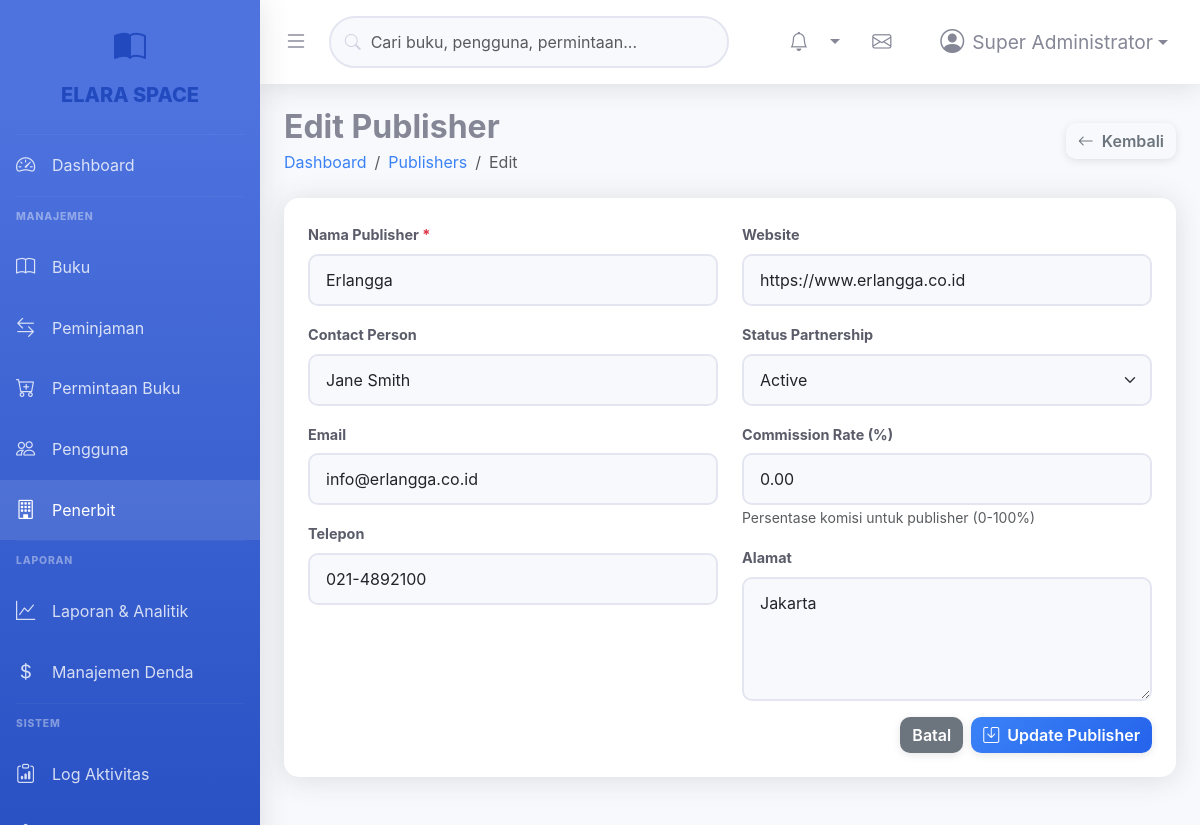
Screenshot of /admin/publishers/edit.php?id=2 (signed in) with the database file from the repository.
### tables this page shows
CREATE TABLE users (
    id INT PRIMARY KEY AUTO_INCREMENT,
    university_id INT NOT NULL,
    user_code VARCHAR(20) UNIQUE NOT NULL,
    name VARCHAR(100) NOT NULL,
    email VARCHAR(100) UNIQUE NOT NULL,
    password VARCHAR(255) NOT NULL,
    role ENUM('admin', 'mahasiswa', 'dosen', 'staff', 'super_admin') DEFAULT 'mahasiswa',
    phone VARCHAR(20),
    address TEXT,
    profile_photo VARCHAR(255),
    status ENUM('active', 'inactive', 'suspended') DEFAULT 'active',
    created_at TIMESTAMP DEFAULT CURRENT_TIMESTAMP,
    updated_at TIMESTAMP DEFAULT CURRENT_TIMESTAMP ON UPDATE CURRENT_TIMESTAMP,
    FOREIGN KEY (university_id) REFERENCES universities(id) ON DELETE CASCADE,
    INDEX idx_email (email),
    INDEX idx_role (role),
    INDEX idx_university (university_id)
);

CREATE TABLE publishers (
    id INT PRIMARY KEY AUTO_INCREMENT,
    name VARCHAR(100) NOT NULL,
    contact_person VARCHAR(100),
    email VARCHAR(100),
    phone VARCHAR(20),
    address TEXT,
    website VARCHAR(255),
    partnership_status ENUM('active', 'pending', 'inactive') DEFAULT 'active',
    commission_rate DECIMAL(5,2) DEFAULT 0.00,
    created_at TIMESTAMP DEFAULT CURRENT_TIMESTAMP,
    INDEX idx_status (partnership_status)
);

### config/Database.php (called while the page is built, shortened)
<?php
class Database {
    private $host = "localhost";
    private $db_name = "elara_space";
    private $username = "root";
    private $password = "root";
    private $charset = "utf8mb4";
    public $conn;
    public function getConnection() {
        $this->conn = null;
        try {
            $dsn = "mysql:host=" . $this->host . ";dbname=" . $this->db_name . ";charset=" . $this->charset;
            $options = [
                PDO::ATTR_ERRMODE => PDO::ERRMODE_EXCEPTION,
                PDO::ATTR_DEFAULT_FETCH_MODE => PDO::FETCH_ASSOC,
                PDO::ATTR_EMULATE_PREPARES => false,
                PDO::MYSQL_ATTR_INIT_COMMAND => "SET NAMES utf8mb4"
            ];
            $this->conn = new PDO($dsn, $this->username, $this->password, $options);
        } catch(PDOException $e) {
            echo "Connection Error: " . $e->getMessage();
        }
        return $this->conn;
    }
    public function execute($query, $params = []) {
        try {
            $stmt = $this->conn->prepare($query);
            $result = $stmt->execute($params);
            return $result ? $stmt : false;
        } catch(PDOException $e) {
            error_log("Database Error: " . $e->getMessage());
            error_log("Query: " . $query);
            return false;
        }
    }
    public function fetchOne($query, $params = []) {
        $stmt = $this->execute($query, $params);
        return $stmt ? $stmt->fetch() : null;
    }
}

### config/config.php (called while the page is built, shortened)
<?php
require_once BASE_PATH . '/config/database.php';
function getCurrentUser() {
    $db = new Database();
    $query = "SELECT u.*, uni.name as university_name, uni.code as university_code
              FROM users u
              LEFT JOIN universities uni ON u.university_id = uni.id
              WHERE u.id = ?";
    return $db->fetchOne($query, [$_SESSION['user_id']]);
}

### admin/publishers/edit.php (the view, shortened to what this page needs)
<?php
require_once '../../config/config.php';
$db = new Database();
$publisherId = isset($_GET['id']) ? (int)$_GET['id'] : 0;
$publisher = $db->fetchOne("SELECT * FROM publishers WHERE id = ?", [$publisherId]);
$formData = $publisher;
?>
<!DOCTYPE html>
<html lang="id">
<head>
    <link href="https://cdn.jsdelivr.net/npm/bootstrap@5.3.0/dist/css/bootstrap.min.css" rel="stylesheet">
    <link href="https://cdn.jsdelivr.net/npm/bootstrap-icons@1.10.0/font/bootstrap-icons.css" rel="stylesheet">
    <link href="<?php echo SITE_URL; ?>/assets/css/style.css" rel="stylesheet">
</head>
<body>
    <?php include '../includes/sidebar.php'; ?>
    <div class="main-content">
        <?php include '../includes/topbar.php'; ?>
        <div class="content-wrapper">
            <div class="d-flex justify-content-between align-items-center mb-4">
                <div>
                    <h1 class="h2 fw-bold mb-1">Edit Publisher</h1>
                    <nav aria-label="breadcrumb">
                        <ol class="breadcrumb mb-0">
                            <li class="breadcrumb-item"><a href="<?php echo SITE_URL; ?>/admin/index.php">Dashboard</a></li>
                            <li class="breadcrumb-item"><a href="<?php echo SITE_URL; ?>/admin/publishers/index.php">Publishers</a></li>
                            <li class="breadcrumb-item active">Edit</li>
                        </ol>
                    </nav>
                </div>
                <div>
                    <a href="<?php echo SITE_URL; ?>/admin/publishers/index.php" class="btn btn-outline-secondary">
                        <i class="bi bi-arrow-left me-2"></i>Kembali
                    </a>
                </div>
            </div>
            <div class="card">
                <div class="card-body">
                    <form method="POST">
                        <div class="row">
                            <div class="col-md-6">
                                <div class="mb-3">
                                    <label class="form-label">Nama Publisher <span class="text-danger">*</span></label>
                                    <input type="text" name="name" class="form-control" value="<?php echo htmlspecialchars($formData['name']); ?>" required>
                                </div>
                                <div class="mb-3">
                                    <label class="form-label">Contact Person</label>
                                    <input type="text" name="contact_person" class="form-control" value="<?php echo htmlspecialchars($formData['contact_person'] ?? ''); ?>">
                                </div>
                                <div class="mb-3">
                                    <label class="form-label">Email</label>
                                    <input type="email" name="email" class="form-control" value="<?php echo htmlspecialchars($formData['email'] ?? ''); ?>">
                                </div>
                                <div class="mb-3">
                                    <label class="form-label">Telepon</label>
                                    <input type="text" name="phone" class="form-control" value="<?php echo htmlspecialchars($formData['phone'] ?? ''); ?>">
                                </div>
                            </div>
                            <div class="col-md-6">
                                <div class="mb-3">
                                    <label class="form-label">Website</label>
                                    <input type="url" name="website" class="form-control" value="<?php echo htmlspecialchars($formData['website'] ?? ''); ?>" placeholder="https://">
                                </div>
                                <div class="mb-3">
                                    <label class="form-label">Status Partnership</label>
                                    <select name="partnership_status" class="form-select">
                                        <option value="active" <?php echo $formData['partnership_status'] == 'active' ? 'selected' : ''; ?>>Active</option>
                                    </select>
                                </div>
                                <div class="mb-3">
                                    <label class="form-label">Commission Rate (%)</label>
                                    <input type="number" name="commission_rate" class="form-control" value="<?php echo $formData['commission_rate']; ?>" step="0.01" min="0" max="100">
                                    <small class="text-muted">Persentase komisi untuk publisher (0-100%)</small>
                                </div>
                                <div class="mb-3">
                                    <label class="form-label">Alamat</label>
                                    <textarea name="address" class="form-control" rows="4"><?php echo htmlspecialchars($formData['address'] ?? ''); ?></textarea>
                                </div>
                            </div>
                        </div>
                        <div class="d-flex justify-content-end gap-2">
                            <a href="<?php echo SITE_URL; ?>/admin/publishers/index.php" class="btn btn-secondary">Batal</a>
                            <button type="submit" class="btn btn-primary">
                                <i class="bi bi-save me-2"></i>Update Publisher
                            </button>
                        </div>
                    </form>
                </div>
            </div>
        </div>
    </div>
</body>
</html>

### admin/includes/topbar.php (shortened to what this page needs)
<nav class="topbar">
    <button class="topbar-toggle" id="sidebarToggle" onclick="toggleSidebar()">
        <i class="bi bi-list"></i>
    </button>
    <div class="topbar-search">
        <i class="bi bi-search"></i>
        <input type="text" class="form-control" placeholder="Cari buku, pengguna, permintaan...">
    </div>
    <ul class="topbar-nav">
        <li class="nav-item dropdown">
            <a class="nav-link dropdown-toggle" href="#" id="notificationsDropdown" role="button"
               data-bs-toggle="dropdown" aria-expanded="false">
                <i class="bi bi-bell"></i>
                <?php
                $currentUser = getCurrentUser();
                ?>
            </a>
        </li>
        <li class="nav-item">
            <a class="nav-link" href="<?php echo SITE_URL; ?>/admin/messages.php" title="Pesan">
                <i class="bi bi-envelope"></i>
            </a>
        </li>
        <li class="nav-item dropdown">
            <a class="nav-link dropdown-toggle d-flex align-items-center" href="#" id="userDropdown"
               role="button" data-bs-toggle="dropdown" aria-expanded="false">
                <?php if (!empty($currentUser['profile_photo'])): ?>
                    <img src="<?php echo SITE_URL . '/uploads/profiles/' . $currentUser['profile_photo']; ?>"
                         class="rounded-circle me-2" width="32" height="32" alt="Profile">
                <?php else: ?>
                    <i class="bi bi-person-circle me-2" style="font-size: 1.5rem;"></i>
                <?php endif; ?>
                <span class="d-none d-md-inline"><?php echo $currentUser['name']; ?></span>
            </a>
        </li>
    </ul>
</nav>

### assets/css/style.css (style rules this page uses)
:root { --primary-color: #3B82F6; --primary-dark: #2563EB; --primary-light: #60A5FA; --secondary-color: #858796; --success-color: #10B981; --info-color: #06B6D4; --warning-color: #F59E0B; --danger-color: #EF4444; --light-color: #f8f9fc; --dark-color: #5a5c69; --sidebar-width: 260px; }
* { margin: 0; padding: 0; box-sizing: border-box; }
body { font-family: 'Nunito', -apple-system, BlinkMacSystemFont, 'Segoe UI', Roboto, 'Helvetica Neue', Arial, sans-serif; font-size: 1rem; font-weight: 400; line-height: 1.5; color: #858796; background-color: #f8f9fc; }
h1, h2, h3, h4, h5, h6 { font-weight: 700; color: #5a5c69; }
a { color: var(--primary-color); text-decoration: none; }
.nav-item { position: relative; }
.nav-link { display: flex; align-items: center; padding: 1rem; color: rgba(255, 255, 255, 0.8); text-decoration: none; transition: all 0.3s; }
.nav-link i { font-size: 1.2rem; margin-right: 0.75rem; width: 1.5rem; }
.main-content { margin-left: var(--sidebar-width); transition: margin-left 0.3s; }
.topbar { background-color: white; padding: 1rem 1.5rem; box-shadow: 0 0.15rem 1.75rem 0 rgba(58, 59, 69, 0.15); display: flex; justify-content: space-between; align-items: center; position: sticky; top: 0; z-index: 999; }
.topbar-toggle { background: none; border: none; font-size: 1.5rem; color: #858796; cursor: pointer; }
.topbar-search { position: relative; max-width: 400px; flex: 1; margin: 0 1rem; }
.topbar-search input { border-radius: 2rem; padding-left: 2.5rem; }
.topbar-search i { position: absolute; left: 1rem; top: 50%; transform: translateY(-50%); color: #d1d3e2; }
.topbar-nav { display: flex; align-items: center; gap: 1rem; list-style: none; margin: 0; }
.topbar-nav .nav-item { position: relative; }
.topbar-nav .nav-link { color: #858796; font-size: 1.2rem; padding: 0.5rem; display: flex; align-items: center; position: relative; }
.content-wrapper { padding: 1.5rem; }
.breadcrumb { background-color: transparent; margin: 0; padding: 0; }
.card { border: none; box-shadow: 0 0.15rem 1.75rem 0 rgba(58, 59, 69, 0.15); margin-bottom: 1.5rem; border-radius: 15px; transition: all 0.3s ease; }
.card-body { padding: 1.5rem; }
.btn { border-radius: 10px; font-weight: 600; transition: all 0.3s ease; border: none; box-shadow: 0 2px 8px rgba(0,0,0,0.1); }
.btn-primary { background: linear-gradient(135deg, #3B82F6 0%, #2563EB 100%); border-color: transparent; }
.form-control, .form-select { border-radius: 10px; border: 2px solid #e3e6f0; padding: 0.75rem 1rem; transition: all 0.3s ease; background-color: #f8f9fc; }
.form-label { font-weight: 700; color: var(--dark-color); margin-bottom: 0.5rem; font-size: 0.9rem; }

### rows the page displays
users: name "Super Administrator"
publishers: name "Erlangga", contact_person "Jane Smith", email "info@erlangga.co.id", phone "021-4892100", website "https://www.erlangga.co.id", partnership_status "Active", commission_rate "0.00", address "Jakarta"

### other values shown
SITE_NAME "ELARA SPACE"
